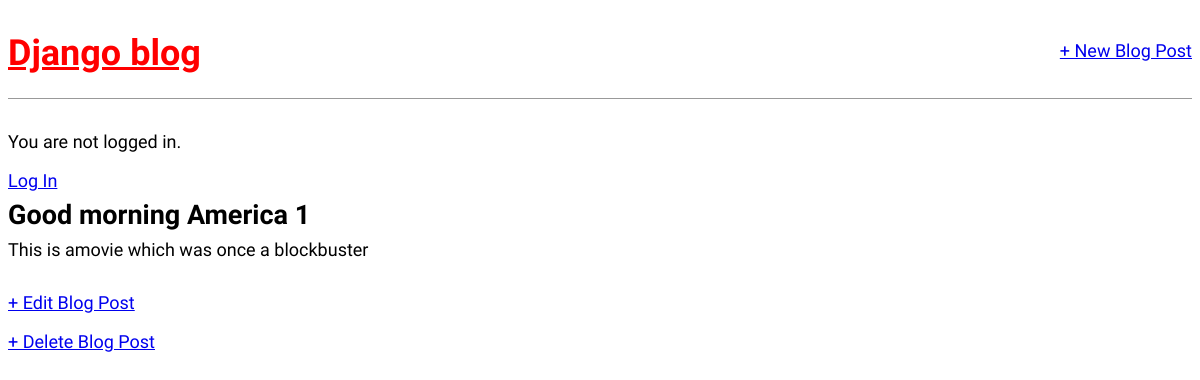
The app's page /post/1/ with its own data.
### blog/models.py (models this page shows, shortened)
class Post(models.Model):
    title = models.CharField(max_length=255)
    author = models.ForeignKey(
        'auth.User',
        on_delete=models.CASCADE
    )
    body = models.TextField()

### blog/views.py (the view)
# urls.py: path('post/<int:pk>/', BlogDetailView.as_view(), name='post_detail'),
class BlogDetailView(DetailView):
    model = Post
    template_name = 'post_detail.html'

### templates/post_detail.html
{% extends 'base.html' %}
{% block content %}
    <div class="post-entry">
        <h2>{{ post.title }}</h2>
        <p>{{ post.body }}</p>
    </div>
    <a href="{% url 'post_edit' post.pk %}">+ Edit Blog Post</a>
    <p><a href="{% url 'post_delete' post.pk %}">+ Delete Blog Post</a></p>
{% endblock content %}

### static/css/base.css (style rules this page uses)
body { font-family: 'Source Sans Pro', sans-serif; font-size: 18px; }
.post-entry { margin-bottom: 2rem; }
.post-entry h2 { margin: 0.5rem 0; }
.post-entry p { margin: 0; font-weight: 400; }

### records on screen
Post: title "Good morning America 1", body "This is amovie which was once a blockbuster"
